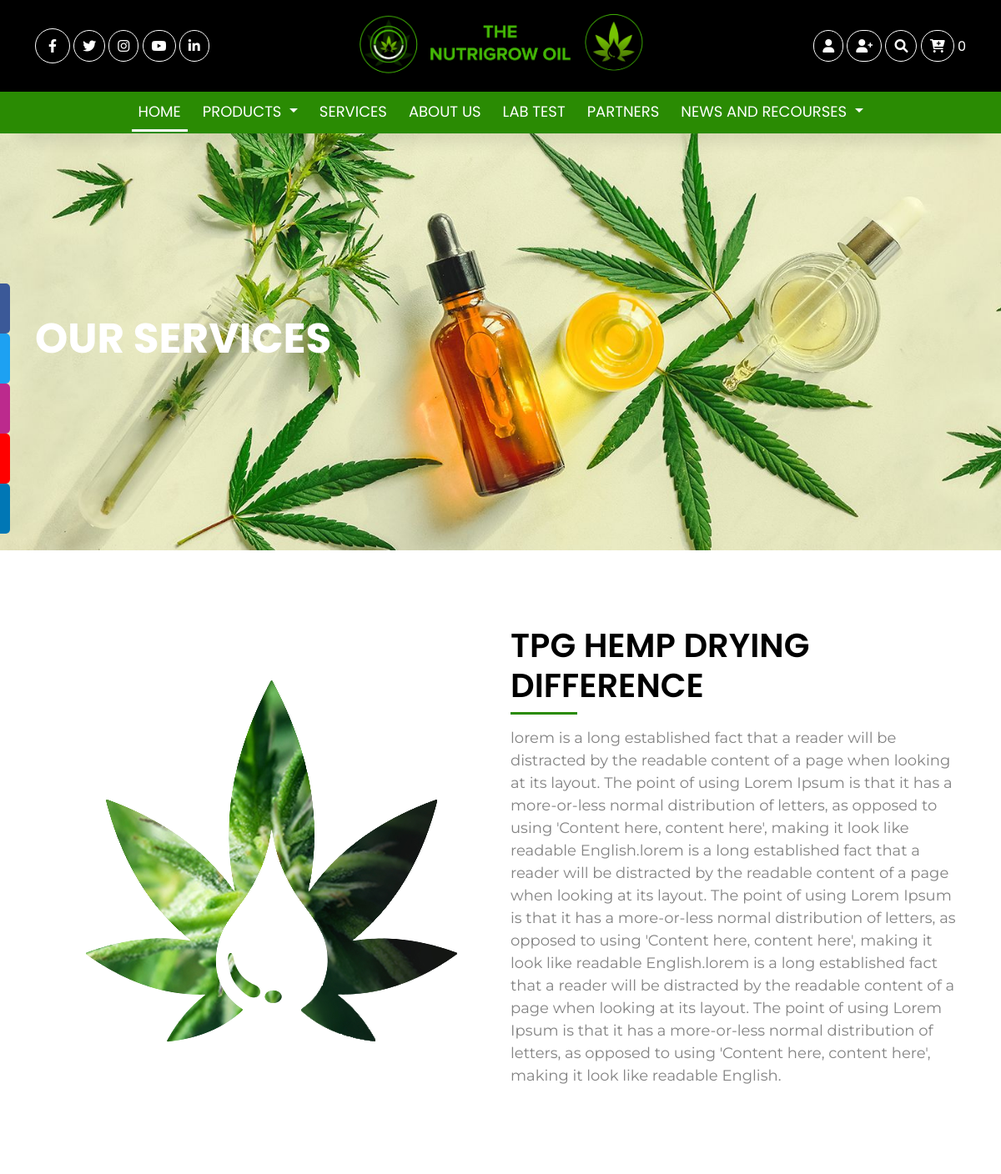
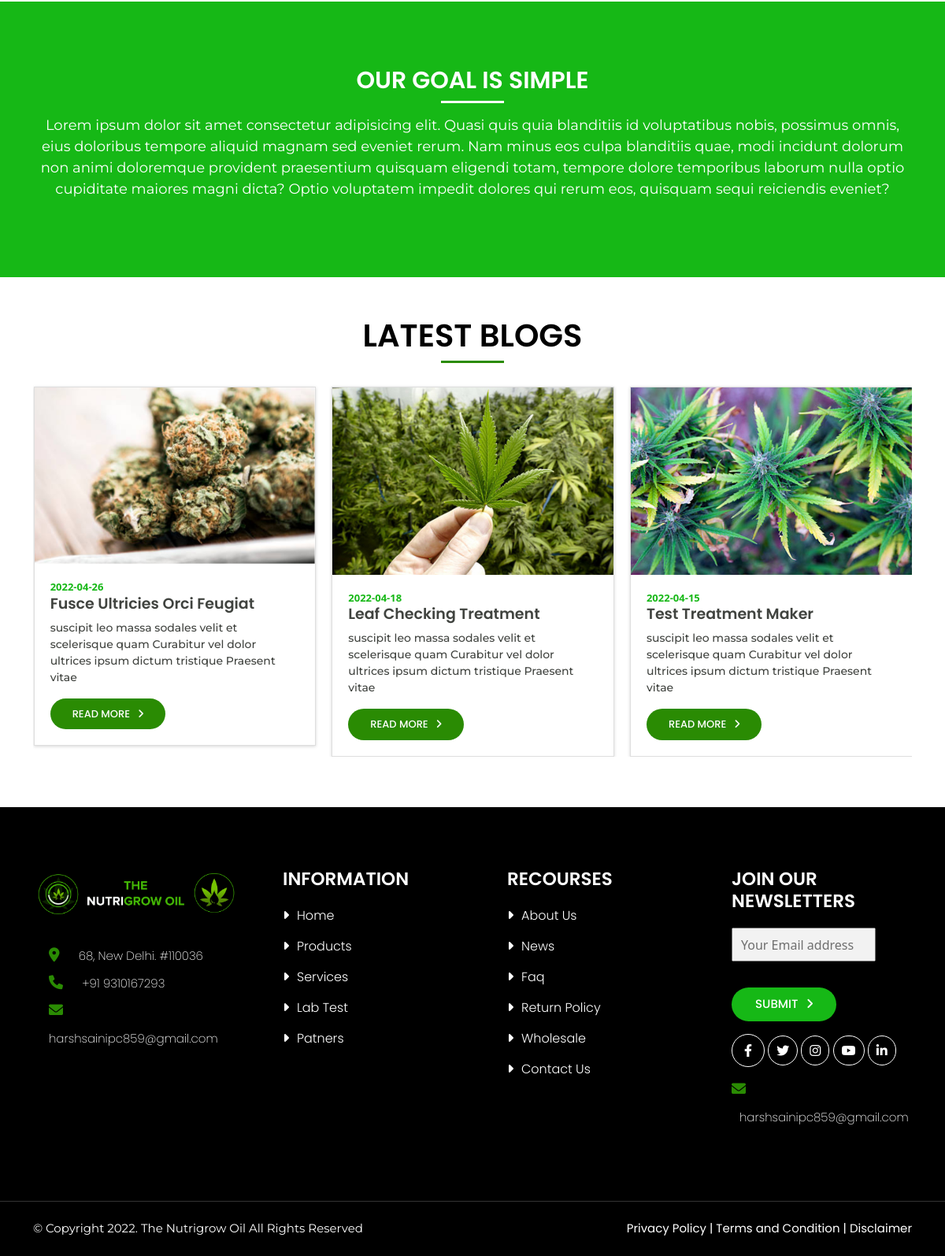
/services.php, run on the app's committed database (2 pictures, top to bottom).
### tables this page shows
CREATE TABLE IF NOT EXISTS `blogs` (
  `id` int(11) NOT NULL AUTO_INCREMENT,
  `user_img` varchar(255) NOT NULL,
  `date` date NOT NULL,
  `type` varchar(255) NOT NULL,
  `description` varchar(255) NOT NULL,
  `time` datetime NOT NULL DEFAULT CURRENT_TIMESTAMP,
  PRIMARY KEY (`id`)
);

### include/sliderblogs.php (the view, shortened to what this page needs)
<section class="coontainer-fluid latest">
    <div class="container">
        <div class="row">
            <div class="col">
                <h2>latest blogs</h2>
                <div class="hbline"></div>
                <div class="row">
                    <div class="owl-carousel owl-theme" id="test">
                        <?php
                        $sql = "SELECT * FROM `blogs`";
                        $result = mysqli_query($conn, $sql);
                        if (mysqli_num_rows($result) > 0) {
                            while ($row = mysqli_fetch_assoc($result)) {
                        ?>
                                <div class="item">
                                    <div class="box">
                                        <img class="w-100" src="<?php
                                                                if (isset($row['user_img']))
                                                                    echo "admin/uploads/blogs/" . $row['user_img'];
                                                                ?>" alt="">
                                        <div class="content" style="display: block;">
                                            <div class="date"><?php echo $row['date'] ?></div>
                                            <h6><?php echo $row['type'] ?></h6>
                                            <p><?php echo $row['description'] ?></p>
                                            <a href="blog.php?id=<?php echo $row['id'] ?>"><button>
                                                    read more
                                                    <i class="fa-solid fa-angle-right"></i></button></a>
                                        </div>
                                    </div>
                                </div>
                        <?php
                            }
                        }
                        ?>
                    </div>
                </div>
            </div>
        </div>
</section>

### assests/css/style.css (style rules this page uses)
p { font-family: nexa-regular; font-family: "Montserrat", sans-serif; }
* { margin: 0; padding: 0; }
a { text-decoration: none; }
.latest { padding: 50px 0px; }
.latest h2 { font-size: 40px; font-weight: 600; color: #000000; text-transform: uppercase; text-align: center; }
.latest .hbline { width: 80px; min-height: 3px; margin: 0 auto; background-color: #2a8b03; }
.latest .box { border: 1px solid #dedede; -webkit-box-shadow: rgba(0, 0, 0, 0.16) 0px 1px 4px; box-shadow: rgba(0, 0, 0, 0.16) 0px 1px 4px; margin-top: 30px; }
.latest .box .content { padding: 20px; }
.latest .box .content .date { font-size: 13px; font-weight: 700; color: #16b816; text-transform: capitalize; }
.latest .box .content h6 { font-size: 19px; font-weight: 600; color: #40433f; text-transform: capitalize; }
.latest .box .content p { font-size: 14px; font-weight: 500; color: #40433f; }
.latest .box .content button { font-size: 13px; font-weight: 500; text-transform: uppercase; color: #ffffff; border-radius: 50px; padding: 10px 28px; border: none; background-color: #2a8b03; -webkit-transition: 0.5s all ease-in-out; transition: 0.5s all ease-in-out; }
.latest .box .content button i { margin-left: 7px; }

### data on the page
blogs: user_img (picture), date "2022-04-26", type "Fusce Ultricies Orci Feugiat", description "suscipit leo massa sodales velit et scelerisque quam Curabitur vel dolor ultrices ipsum dictum tristique Praesent vitae"
blogs: user_img (picture), date "2022-04-18", type "Leaf Checking Treatment", description "suscipit leo massa sodales velit et scelerisque quam Curabitur vel dolor ultrices ipsum dictum tristique Praesent vitae"
blogs: user_img (picture), date "2022-04-15", type "Test Treatment Maker", description "suscipit leo massa sodales velit et scelerisque quam Curabitur vel dolor ultrices ipsum dictum tristique Praesent vitae"

### other printed values
$count "0"
